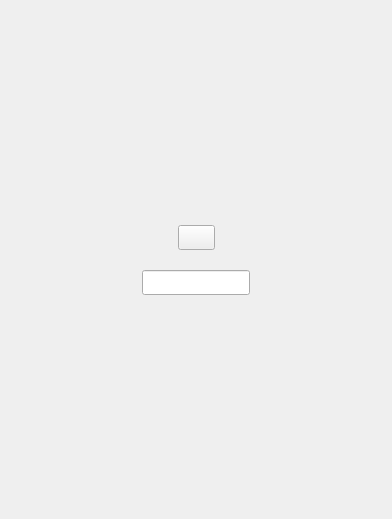
                    <widget class="QWidget" name="page_Power">
                     <layout class="QVBoxLayout" name="verticalLayout_16">
                      <property name="spacing">
                       <number>0</number>
                      </property>
                      <property name="leftMargin">
                       <number>0</number>
                      </property>
                      <property name="topMargin">
                       <number>0</number>
                      </property>
                      <property name="rightMargin">
                       <number>0</number>
                      </property>
                      <property name="bottomMargin">
                       <number>0</number>
                      </property>
                      <item>
                       <widget class="QWidget" name="widget_43" native="true">
                        <layout class="QVBoxLayout" name="verticalLayout_17">
                         <property name="spacing">
                          <number>0</number>
                         </property>
                         <property name="leftMargin">
                          <number>0</number>
                         </property>
                         <property name="topMargin">
                          <number>0</number>
                         </property>
                         <property name="rightMargin">
                          <number>0</number>
                         </property>
                         <property name="bottomMargin">
                          <number>0</number>
                         </property>
                         <item>
                          <widget class="QWidget" name="widget_42" native="true">
                           <layout class="QVBoxLayout" name="verticalLayout_15">
                            <property name="spacing">
                             <number>0</number>
                            </property>
                            <property name="leftMargin">
                             <number>0</number>
                            </property>
                            <property name="topMargin">
                             <number>0</number>
                            </property>
                            <property name="rightMargin">
                             <number>0</number>
                            </property>
                            <property name="bottomMargin">
                             <number>0</number>
                            </property>
                            <item>
                             <spacer name="verticalSpacer_6">
                              <property name="orientation">
                               <enum>Qt::Vertical</enum>
                              </property>
                              <property name="sizeHint" stdset="0">
                               <size>
                                <width>20</width>
                                <height>225</height>
                               </size>
                              </property>
                             </spacer>
                            </item>
                            <item>
                             <widget class="QWidget" name="widget_39" native="true">
                              <layout class="QVBoxLayout" name="verticalLayout_14">
                               <property name="spacing">
                                <number>0</number>
                               </property>
                               <property name="leftMargin">
                                <number>0</number>
                               </property>
                               <property name="topMargin">
                                <number>0</number>
                               </property>
                               <property name="rightMargin">
                                <number>0</number>
                               </property>
                               <property name="bottomMargin">
                                <number>0</number>
                               </property>
                               <item>
                                <widget class="QWidget" name="widget_37" native="true">
                                 <layout class="QHBoxLayout" name="horizontalLayout_24">
                                  <property name="spacing">
                                   <number>0</number>
                                  </property>
                                  <property name="leftMargin">
                                   <number>0</number>
                                  </property>
                                  <property name="topMargin">
                                   <number>0</number>
                                  </property>
                                  <property name="rightMargin">
                                   <number>0</number>
                                  </property>
                                  <property name="bottomMargin">
                                   <number>0</number>
                                  </property>
                                  <item>
                                   <spacer name="horizontalSpacer_17">
                                    <property name="orientation">
                                     <enum>Qt::Horizontal</enum>
                                    </property>
                                    <property name="sizeHint" stdset="0">
                                     <size>
                                      <width>165</width>
                                      <height>20</height>
                                     </size>
                                    </property>
                                   </spacer>
                                  </item>
                                  <item>
                                   <widget class="QPushButton" name="btn_power">
                                    <property name="minimumSize">
                                     <size>
                                      <width>0</width>
                                      <height>0</height>
                                     </size>
                                    </property>
                                    <property name="font">
                                     <font>
                                      <family>微软雅黑</family>
                                     </font>
                                    </property>
                                    <property name="focusPolicy">
                                     <enum>Qt::TabFocus</enum>
                                    </property>
                                    <property name="styleSheet">
                                     <string notr="true"/>
                                    </property>
                                    <property name="text">
                                     <string/>
                                    </property>
                                   </widget>
                                  </item>
                                  <item>
                                   <spacer name="horizontalSpacer_18">
                                    <property name="orientation">
                                     <enum>Qt::Horizontal</enum>
                                    </property>
                                    <property name="sizeHint" stdset="0">
                                     <size>
                                      <width>165</width>
                                      <height>20</height>
                                     </size>
                                    </property>
                                   </spacer>
                                  </item>
                                 </layout>
                                </widget>
                               </item>
                               <item>
                                <spacer name="verticalSpacer_8">
                                 <property name="orientation">
                                  <enum>Qt::Vertical</enum>
                                 </property>
                                 <property name="sizeType">
                                  <enum>QSizePolicy::Fixed</enum>
                                 </property>
                                 <property name="sizeHint" stdset="0">
                                  <size>
                                   <width>20</width>
                                   <height>20</height>
                                  </size>
                                 </property>
                                </spacer>
                               </item>
                               <item>
                                <widget class="QWidget" name="widget_38" native="true">
                                 <property name="minimumSize">
                                  <size>
                                   <width>0</width>
                                   <height>0</height>
                                  </size>
                                 </property>
                                 <property name="maximumSize">
                                  <size>
                                   <width>16777215</width>
                                   <height>60</height>
                                  </size>
                                 </property>
                                 <layout class="QHBoxLayout" name="horizontalLayout_25">
                                  <property name="spacing">
                                   <number>0</number>
                                  </property>
                                  <property name="leftMargin">
                                   <number>0</number>
                                  </property>
                                  <property name="topMargin">
                                   <number>0</number>
                                  </property>
                                  <property name="rightMargin">
                                   <number>0</number>
                                  </property>
                                  <property name="bottomMargin">
                                   <number>0</number>
                                  </property>
                                  <item>
                                   <spacer name="horizontalSpacer_19">
                                    <property name="orientation">
                                     <enum>Qt::Horizontal</enum>
                                    </property>
                                    <property name="sizeHint" stdset="0">
                                     <size>
                                      <width>142</width>
                                      <height>20</height>
                                     </size>
                                    </property>
                                   </spacer>
                                  </item>
                                  <item>
                                   <widget class="QLineEdit" name="lineEdit_powerName">
                                    <property name="font">
                                     <font>
                                      <family>微软雅黑</family>
                                     </font>
                                    </property>
                                    <property name="alignment">
                                     <set>Qt::AlignCenter</set>
                                    </property>
                                   </widget>
                                  </item>
                                  <item>
                                   <spacer name="horizontalSpacer_25">
                                    <property name="orientation">
                                     <enum>Qt::Horizontal</enum>
                                    </property>
                                    <property name="sizeHint" stdset="0">
                                     <size>
                                      <width>142</width>
                                      <height>20</height>
                                     </size>
                                    </property>
                                   </spacer>
                                  </item>
                                 </layout>
                                </widget>
                               </item>
                              </layout>
                             </widget>
                            </item>
                            <item>
                             <spacer name="verticalSpacer_7">
                              <property name="orientation">
                               <enum>Qt::Vertical</enum>
                              </property>
                              <property name="sizeHint" stdset="0">
                               <size>
                                <width>20</width>
                                <height>224</height>
                               </size>
                              </property>
                             </spacer>
                            </item>
                           </layout>
                          </widget>
                         </item>
                        </layout>
                       </widget>
                      </item>
                     </layout>
                    </widget>
